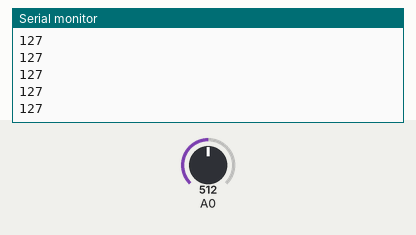
Recording of a sketch running on a simulated Arduino Uno, built with avr-gcc and run on an emulated ATmega328P. Shown: the last lines printed to the serial monitor. The inputs (shaded band) are chosen by the test bench; at power-on: A0 = 512.

Above: at 1.2 s.
1.3 s: A0 set to 716
At 2.0 s:
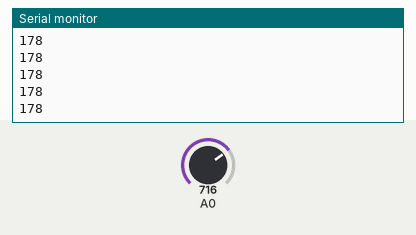
2.8 s: A0 set to 900
At 3.8 s:
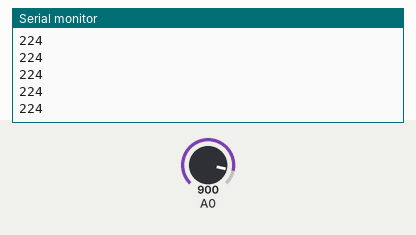
Timing chart, 0 to 5.8 s (numbered marks = the images above; inputs shaded):
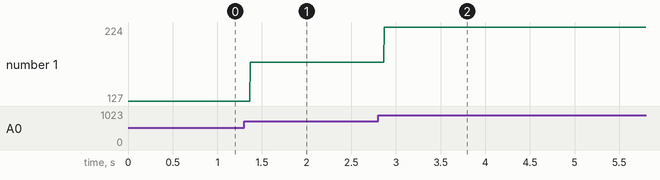

Measured:
- after the input at 1.3 s, the serial monitor: prints a new line after 0.07 s (image 1)
- after the input at 2.8 s, the serial monitor: prints a new line after 0.07 s (image 2)
- plotted number 1: 127 → 178 after the input at 1.3 s, 178 → 224 after the input at 2.8 s

The sketch:

NTC_resistor.ino
```cpp
void setup() {
  // put your setup code here, to run once:
Serial.begin(9600);
}

void loop() {
  // put your main code here, to run repeatedly:

  int val = analogRead(A0);

  Serial.println(map(val,0,1023,0,255));

}
```
